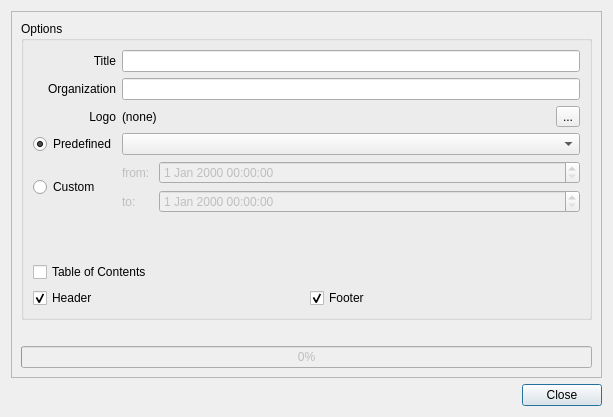
<ui version="4.0" >
 <class>PrintDialog</class>
 <widget class="QDialog" name="PrintDialog" >
  <property name="geometry" >
   <rect>
    <x>0</x>
    <y>0</y>
    <width>613</width>
    <height>417</height>
   </rect>
  </property>
  <property name="windowTitle" >
   <string/>
  </property>
  <layout class="QVBoxLayout" name="verticalLayout" >
   <item>
    <layout class="QHBoxLayout" name="horizontalLayout" >
     <item>
      <widget class="QFrame" name="frame" >
       <property name="sizePolicy" >
        <sizepolicy vsizetype="Preferred" hsizetype="Preferred" >
         <horstretch>0</horstretch>
         <verstretch>0</verstretch>
        </sizepolicy>
       </property>
       <property name="frameShape" >
        <enum>QFrame::StyledPanel</enum>
       </property>
       <property name="frameShadow" >
        <enum>QFrame::Raised</enum>
       </property>
       <layout class="QVBoxLayout" name="verticalLayout_2" >
        <item>
         <widget class="QGroupBox" name="optionsBox" >
          <property name="sizePolicy" >
           <sizepolicy vsizetype="Expanding" hsizetype="Expanding" >
            <horstretch>0</horstretch>
            <verstretch>0</verstretch>
           </sizepolicy>
          </property>
          <property name="title" >
           <string>Options</string>
          </property>
          <layout class="QVBoxLayout" name="verticalLayout_3" >
           <item>
            <layout class="QGridLayout" name="gridLayout" >
             <item row="0" column="0" >
              <widget class="QLabel" name="label" >
               <property name="text" >
                <string>Title</string>
               </property>
               <property name="alignment" >
                <set>Qt::AlignRight|Qt::AlignTrailing|Qt::AlignVCenter</set>
               </property>
              </widget>
             </item>
             <item row="0" column="1" >
              <widget class="QLineEdit" name="titleEdit" />
             </item>
             <item row="1" column="0" >
              <widget class="QLabel" name="label_3" >
               <property name="text" >
                <string>Organization</string>
               </property>
               <property name="alignment" >
                <set>Qt::AlignRight|Qt::AlignTrailing|Qt::AlignVCenter</set>
               </property>
              </widget>
             </item>
             <item row="1" column="1" >
              <widget class="QLineEdit" name="enterpriseEdit" />
             </item>
             <item row="2" column="0" >
              <widget class="QLabel" name="label_2" >
               <property name="text" >
                <string>Logo</string>
               </property>
               <property name="alignment" >
                <set>Qt::AlignRight|Qt::AlignTrailing|Qt::AlignVCenter</set>
               </property>
              </widget>
             </item>
             <item row="2" column="1" >
              <layout class="QHBoxLayout" name="horizontalLayout_2" >
               <item>
                <widget class="QLabel" name="logoPath" >
                 <property name="sizePolicy" >
                  <sizepolicy vsizetype="Preferred" hsizetype="Expanding" >
                   <horstretch>0</horstretch>
                   <verstretch>0</verstretch>
                  </sizepolicy>
                 </property>
                 <property name="text" >
                  <string>(none)</string>
                 </property>
                 <property name="alignment" >
                  <set>Qt::AlignLeading|Qt::AlignLeft|Qt::AlignVCenter</set>
                 </property>
                </widget>
               </item>
               <item>
                <widget class="QToolButton" name="logoLoad" >
                 <property name="text" >
                  <string>...</string>
                 </property>
                </widget>
               </item>
              </layout>
             </item>
             <item row="3" column="0" >
              <widget class="QRadioButton" name="lastRadio" >
               <property name="text" >
                <string>Predefined</string>
               </property>
               <property name="checked" >
                <bool>true</bool>
               </property>
              </widget>
             </item>
             <item row="3" column="1" >
              <widget class="QComboBox" name="lastEdit" >
               <property name="enabled" >
                <bool>true</bool>
               </property>
              </widget>
             </item>
             <item row="4" column="0" >
              <widget class="QRadioButton" name="intervalRadio" >
               <property name="layoutDirection" >
                <enum>Qt::LeftToRight</enum>
               </property>
               <property name="text" >
                <string>Custom</string>
               </property>
               <property name="checked" >
                <bool>false</bool>
               </property>
              </widget>
             </item>
             <item row="4" column="1" >
              <layout class="QGridLayout" name="gridLayout_3" >
               <item row="0" column="0" >
                <widget class="QLabel" name="startLabel" >
                 <property name="enabled" >
                  <bool>false</bool>
                 </property>
                 <property name="text" >
                  <string>from: </string>
                 </property>
                </widget>
               </item>
               <item row="0" column="1" >
                <widget class="QDateTimeEdit" name="startDate" >
                 <property name="enabled" >
                  <bool>false</bool>
                 </property>
                 <property name="sizePolicy" >
                  <sizepolicy vsizetype="Fixed" hsizetype="Expanding" >
                   <horstretch>0</horstretch>
                   <verstretch>0</verstretch>
                  </sizepolicy>
                 </property>
                </widget>
               </item>
               <item row="1" column="0" >
                <widget class="QLabel" name="endLabel" >
                 <property name="enabled" >
                  <bool>false</bool>
                 </property>
                 <property name="text" >
                  <string>to: </string>
                 </property>
                </widget>
               </item>
               <item row="1" column="1" >
                <widget class="QDateTimeEdit" name="endDate" >
                 <property name="enabled" >
                  <bool>false</bool>
                 </property>
                 <property name="sizePolicy" >
                  <sizepolicy vsizetype="Fixed" hsizetype="Expanding" >
                   <horstretch>0</horstretch>
                   <verstretch>0</verstretch>
                  </sizepolicy>
                 </property>
                </widget>
               </item>
              </layout>
             </item>
            </layout>
           </item>
           <item>
            <spacer name="verticalSpacer" >
             <property name="orientation" >
              <enum>Qt::Vertical</enum>
             </property>
             <property name="sizeHint" stdset="0" >
              <size>
               <width>20</width>
               <height>40</height>
              </size>
             </property>
            </spacer>
           </item>
           <item>
            <layout class="QGridLayout" name="gridLayout_2" >
             <item row="0" column="0" >
              <widget class="QCheckBox" name="contentTableBox" >
               <property name="text" >
                <string>Table of Contents</string>
               </property>
              </widget>
             </item>
             <item row="1" column="0" >
              <widget class="QCheckBox" name="headerBox" >
               <property name="text" >
                <string>Header</string>
               </property>
               <property name="checked" >
                <bool>true</bool>
               </property>
              </widget>
             </item>
             <item row="1" column="1" >
              <widget class="QCheckBox" name="footerBox" >
               <property name="text" >
                <string>Footer</string>
               </property>
               <property name="checked" >
                <bool>true</bool>
               </property>
              </widget>
             </item>
            </layout>
           </item>
          </layout>
         </widget>
        </item>
        <item>
         <widget class="QLabel" name="progressLabel" >
          <property name="sizePolicy" >
           <sizepolicy vsizetype="Minimum" hsizetype="Minimum" >
            <horstretch>0</horstretch>
            <verstretch>0</verstretch>
           </sizepolicy>
          </property>
          <property name="text" >
           <string/>
          </property>
         </widget>
        </item>
        <item>
         <widget class="QProgressBar" name="progressBar" >
          <property name="enabled" >
           <bool>false</bool>
          </property>
          <property name="value" >
           <number>0</number>
          </property>
         </widget>
        </item>
       </layout>
      </widget>
     </item>
    </layout>
   </item>
   <item>
    <widget class="QDialogButtonBox" name="buttonBox" >
     <property name="orientation" >
      <enum>Qt::Horizontal</enum>
     </property>
     <property name="standardButtons" >
      <set>QDialogButtonBox::Close</set>
     </property>
    </widget>
   </item>
  </layout>
 </widget>
 <tabstops>
  <tabstop>titleEdit</tabstop>
  <tabstop>enterpriseEdit</tabstop>
  <tabstop>logoLoad</tabstop>
  <tabstop>lastRadio</tabstop>
  <tabstop>lastEdit</tabstop>
  <tabstop>intervalRadio</tabstop>
  <tabstop>startDate</tabstop>
  <tabstop>endDate</tabstop>
  <tabstop>contentTableBox</tabstop>
  <tabstop>headerBox</tabstop>
  <tabstop>footerBox</tabstop>
  <tabstop>buttonBox</tabstop>
 </tabstops>
 <resources/>
 <connections>
  <connection>
   <sender>intervalRadio</sender>
   <signal>toggled(bool)</signal>
   <receiver>startLabel</receiver>
   <slot>setEnabled(bool)</slot>
   <hints>
    <hint type="sourcelabel" >
     <x>62</x>
     <y>198</y>
    </hint>
    <hint type="destinationlabel" >
     <x>116</x>
     <y>184</y>
    </hint>
   </hints>
  </connection>
  <connection>
   <sender>intervalRadio</sender>
   <signal>toggled(bool)</signal>
   <receiver>startDate</receiver>
   <slot>setEnabled(bool)</slot>
   <hints>
    <hint type="sourcelabel" >
     <x>62</x>
     <y>198</y>
    </hint>
    <hint type="destinationlabel" >
     <x>357</x>
     <y>184</y>
    </hint>
   </hints>
  </connection>
  <connection>
   <sender>intervalRadio</sender>
   <signal>toggled(bool)</signal>
   <receiver>endLabel</receiver>
   <slot>setEnabled(bool)</slot>
   <hints>
    <hint type="sourcelabel" >
     <x>62</x>
     <y>198</y>
    </hint>
    <hint type="destinationlabel" >
     <x>116</x>
     <y>212</y>
    </hint>
   </hints>
  </connection>
  <connection>
   <sender>intervalRadio</sender>
   <signal>toggled(bool)</signal>
   <receiver>endDate</receiver>
   <slot>setEnabled(bool)</slot>
   <hints>
    <hint type="sourcelabel" >
     <x>62</x>
     <y>198</y>
    </hint>
    <hint type="destinationlabel" >
     <x>357</x>
     <y>212</y>
    </hint>
   </hints>
  </connection>
  <connection>
   <sender>lastRadio</sender>
   <signal>toggled(bool)</signal>
   <receiver>lastEdit</receiver>
   <slot>setEnabled(bool)</slot>
   <hints>
    <hint type="sourcelabel" >
     <x>62</x>
     <y>154</y>
    </hint>
    <hint type="destinationlabel" >
     <x>338</x>
     <y>153</y>
    </hint>
   </hints>
  </connection>
  <connection>
   <sender>buttonBox</sender>
   <signal>accepted()</signal>
   <receiver>PrintDialog</receiver>
   <slot>accept()</slot>
   <hints>
    <hint type="sourcelabel" >
     <x>248</x>
     <y>254</y>
    </hint>
    <hint type="destinationlabel" >
     <x>157</x>
     <y>274</y>
    </hint>
   </hints>
  </connection>
  <connection>
   <sender>buttonBox</sender>
   <signal>rejected()</signal>
   <receiver>PrintDialog</receiver>
   <slot>reject()</slot>
   <hints>
    <hint type="sourcelabel" >
     <x>316</x>
     <y>260</y>
    </hint>
    <hint type="destinationlabel" >
     <x>286</x>
     <y>274</y>
    </hint>
   </hints>
  </connection>
 </connections>
</ui>
